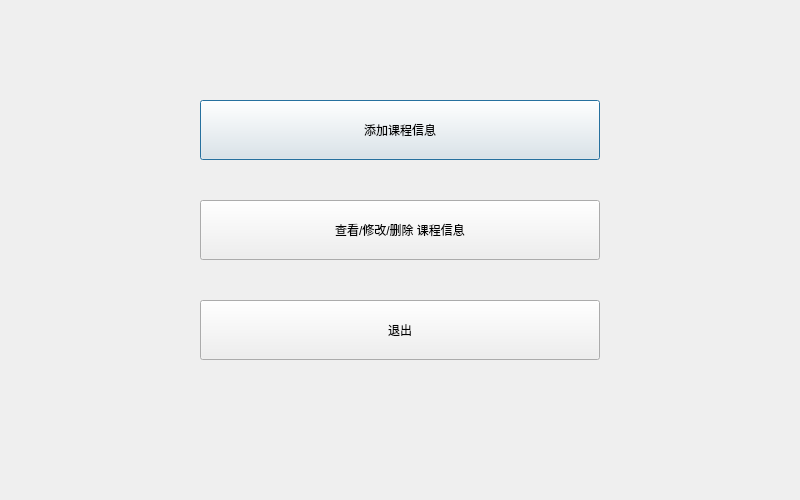
<?xml version="1.0" encoding="UTF-8"?>
<ui version="4.0">
 <class>cou_Dialog</class>
 <widget class="QDialog" name="cou_Dialog">
  <property name="geometry">
   <rect>
    <x>0</x>
    <y>0</y>
    <width>800</width>
    <height>500</height>
   </rect>
  </property>
  <property name="windowTitle">
   <string>课程信息</string>
  </property>
  <widget class="QPushButton" name="add">
   <property name="geometry">
    <rect>
     <x>200</x>
     <y>100</y>
     <width>400</width>
     <height>60</height>
    </rect>
   </property>
   <property name="sizePolicy">
    <sizepolicy hsizetype="Preferred" vsizetype="Fixed">
     <horstretch>0</horstretch>
     <verstretch>0</verstretch>
    </sizepolicy>
   </property>
   <property name="text">
    <string>添加课程信息</string>
   </property>
  </widget>
  <widget class="QPushButton" name="read">
   <property name="geometry">
    <rect>
     <x>200</x>
     <y>200</y>
     <width>400</width>
     <height>60</height>
    </rect>
   </property>
   <property name="text">
    <string>查看/修改/删除 课程信息</string>
   </property>
  </widget>
  <widget class="QPushButton" name="exit">
   <property name="geometry">
    <rect>
     <x>200</x>
     <y>300</y>
     <width>400</width>
     <height>60</height>
    </rect>
   </property>
   <property name="text">
    <string>退出</string>
   </property>
  </widget>
 </widget>
 <resources/>
 <connections>
  <connection>
   <sender>exit</sender>
   <signal>clicked()</signal>
   <receiver>cou_Dialog</receiver>
   <slot>close()</slot>
   <hints>
    <hint type="sourcelabel">
     <x>590</x>
     <y>419</y>
    </hint>
    <hint type="destinationlabel">
     <x>588</x>
     <y>494</y>
    </hint>
   </hints>
  </connection>
 </connections>
</ui>
